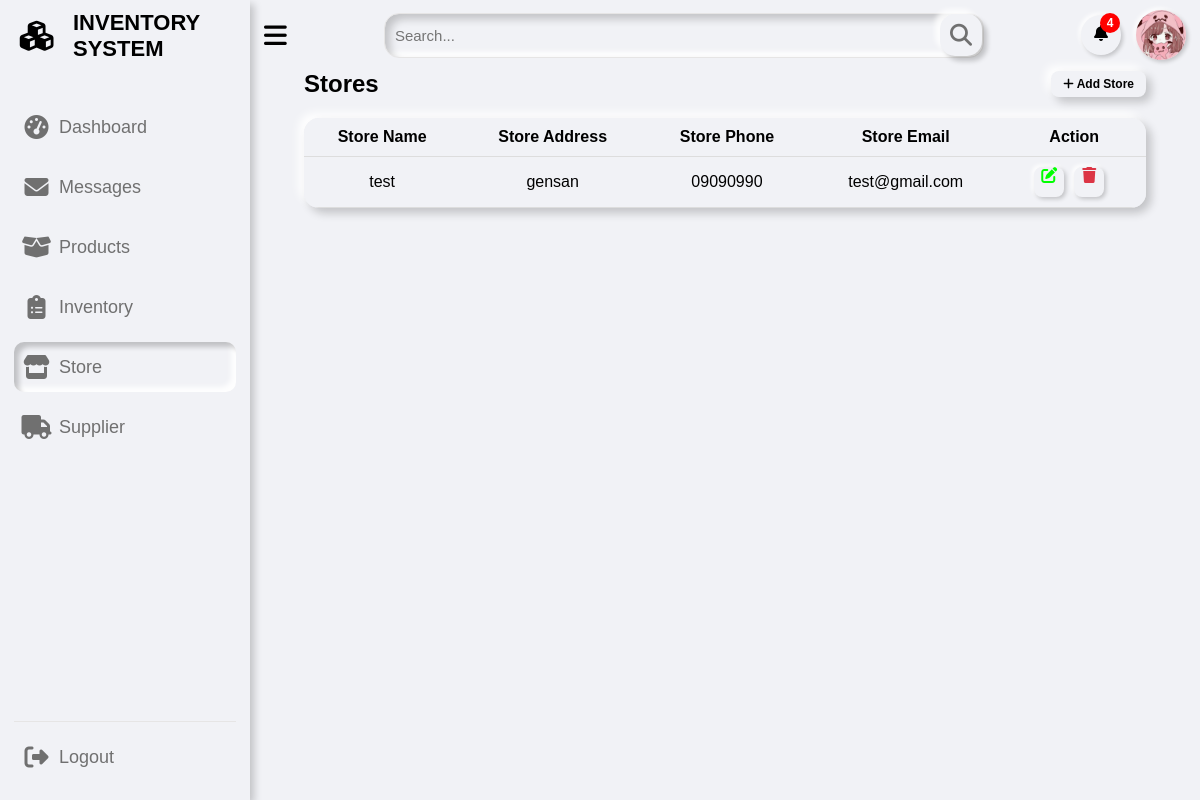
Screenshot of /pages/store.php (signed in) with the database file from the repository.
### tables this page shows
CREATE TABLE `store` (
  `store_id` int(11) NOT NULL,
  `user_id` int(11) DEFAULT NULL,
  `store_name` varchar(255) NOT NULL,
  `store_address` varchar(255) NOT NULL,
  `store_email` varchar(255) NOT NULL,
  `store_phone` varchar(255) NOT NULL
);

### pages/store.php (the view, shortened to what this page needs)
<?php
if (isset($_SESSION['id']) && isset($_SESSION['username']) && $_SESSION['role'] === 'admin') {
?>
<?php
  include "../includes/sidebar.php";
  include "../includes/admin_topbar.php";
?>
<div class="dash-content">
  <h2>
    Stores
    <span class="popup-icon" onclick="openPopup()">
      <i class="fas fa-plus"></i> Add Store
    </span>
  </h2>
  <?php
    $sql = "SELECT * FROM store";
    $result = $pdo->query($sql);
    if ($result->rowCount() > 0) {
      echo "<table class='product-table'>";
      echo "<thead><tr><th>Store Name</th><th>Store Address</th><th>Store Phone</th><th>Store Email</th><th>Action</th></tr></thead>";
      echo "<tbody>";
      while ($row = $result->fetch(PDO::FETCH_ASSOC)) {
        echo "<tr>";
        echo "<td>" . $row['store_name'] . "</td>";
        echo "<td>" . $row['store_address'] . "</td>";
        echo "<td>" . $row['store_phone'] . "</td>";
        echo "<td>" . $row['store_email'] . "</td>";
        echo "<td>";
        echo "<a href='#' onclick='openEditStorePopup(" . json_encode($row) . ")' class='edit'><i class='fas fa-edit'></i></a>";
        echo "<a href='#' onclick='openDeleteStorePopup(" . $row['store_id'] . ")' class='delete'><i class='fas fa-trash'></i></a>";
        echo "</td>";
        echo "</tr>";
      }
      echo "</tbody>";
      echo "</table>";
    } else {
      echo "No stores found.";
    }
?>
<?php
  include "../includes/footbar.php";
?>
<?php
} else {
  header("Location: ../index.php?error=access_error");
  exit();
}
?>

### css/dashboard.css (style rules this page uses)
* { margin: 0; padding: 0; box-sizing: border-box; font-family: "Poppins", sans-serif; }
:root { --primary-color: #0e4bf1; --color-hover: #0e4bf1; --panel-color: #F1F2F6; --text-color: #000; --card-color: #fff; --black-light-color: #707070; --border-color: #e6e5e5; --toggle-color: #ddd; --box1-color: #4dffe4; --box2-color: #acd3ff; --box3-color: #fce7d1; --title-icon-color: #fff; --tran-05: all 0.5s ease; --tran-03: all 0.3s ease; --tran-03: all 0.2s ease; }
body { min-height: 100vh; background-color: #fff; }
.dashboard .dash-content { padding-top: 60px; }
.dash-content { text-align: center; padding: 40px; }
.dash-content h2 { display: flex; justify-content: space-between; align-items: center; color: var(--text-color); }
.popup-icon { display: inline-block; padding: 6px 12px; background-color: var(--panel-color); color: var(--text-color); border: none; border-radius: 8px; font-size: 12px; cursor: pointer; box-shadow: 5px 5px 10px rgba(0, 0, 0, 0.2), -5px -5px 10px rgba(255, 255, 255, 1); transition: transform 0.3s ease-in-out; z-index: 10; }
.product-table, .order-table { width: 100%; border-collapse: collapse; margin-top: 20px; background-color: var(--panel-color); box-shadow: 5px 5px 10px rgba(0, 0, 0, 0.2), -5px -5px 10px rgba(255, 255, 255, 1); border-radius: 15px; overflow: hidden; }
.product-table th, .product-table td, .order-table th, .order-table td { padding: 10px; text-align: center; align-items: center; border-bottom: 1px solid #ddd; color: var(--text-color); }
.product-table td, .order-table td { background-color: var(--panel-color); }
.product-table th, .order-table th { background-color: var(--panel-color); color: var(--text-color); }
.product-table a, .order-table a { text-decoration: none; color: #333; margin-right: 10px; transition: transform 0.3s ease-in-out; }
.product-table a.edit, .order-table a.edit { display: inline-block; width: 30px; height: 30px; background-color: var(--panel-color); color: #00FF00; box-shadow: 2px 2px 4px rgba(0, 0, 0, 0.2), -2px -2px 4px rgba(255, 255, 255, 1); border-radius: 8px; }
.product-table a.delete, .order-table a.delete { display: inline-block; justify-content: center; align-items: center; width: 30px; height: 30px; color: #dc3545; background-color: var(--panel-color); box-shadow: 2px 2px 4px rgba(0, 0, 0, 0.2), -2px -2px 4px rgba(255, 255, 255, 1); border-radius: 8px; }

### rows the page displays
store: store_name "test", store_address "gensan", store_phone "09090990", store_email "test@gmail.com"
